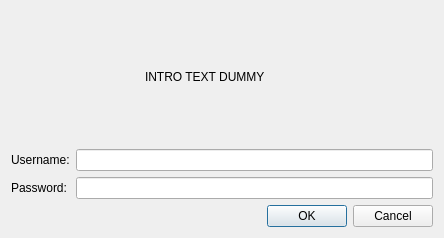
<?xml version="1.0" encoding="UTF-8"?>
<ui version="4.0">
 <class>PasswordDialog</class>
 <widget class="QDialog" name="PasswordDialog">
  <property name="geometry">
   <rect>
    <x>0</x>
    <y>0</y>
    <width>444</width>
    <height>238</height>
   </rect>
  </property>
  <property name="windowTitle">
   <string>Authentication Required</string>
  </property>
  <layout class="QGridLayout" name="gridLayout">
   <item row="0" column="0" colspan="2">
    <layout class="QHBoxLayout">
     <item>
      <widget class="QLabel" name="iconlbl">
       <property name="minimumSize">
        <size>
         <width>128</width>
         <height>128</height>
        </size>
       </property>
       <property name="text">
        <string/>
       </property>
       <property name="pixmap">
        <pixmap resource="data/data.qrc">:/dialog-passwd.png</pixmap>
       </property>
      </widget>
     </item>
     <item>
      <widget class="QLabel" name="introLabel">
       <property name="sizePolicy">
        <sizepolicy hsizetype="MinimumExpanding" vsizetype="MinimumExpanding">
         <horstretch>0</horstretch>
         <verstretch>0</verstretch>
        </sizepolicy>
       </property>
       <property name="text">
        <string>INTRO TEXT DUMMY</string>
       </property>
      </widget>
     </item>
    </layout>
   </item>
   <item row="1" column="0">
    <widget class="QLabel" name="label">
     <property name="text">
      <string>Username:</string>
     </property>
    </widget>
   </item>
   <item row="1" column="1">
    <widget class="QLineEdit" name="userNameLineEdit"/>
   </item>
   <item row="2" column="0">
    <widget class="QLabel" name="lblPassword">
     <property name="text">
      <string>Password:</string>
     </property>
    </widget>
   </item>
   <item row="2" column="1">
    <widget class="QLineEdit" name="passwordLineEdit">
     <property name="echoMode">
      <enum>QLineEdit::Password</enum>
     </property>
    </widget>
   </item>
   <item row="3" column="0" colspan="2">
    <widget class="QDialogButtonBox" name="buttonBox">
     <property name="orientation">
      <enum>Qt::Horizontal</enum>
     </property>
     <property name="standardButtons">
      <set>QDialogButtonBox::Cancel|QDialogButtonBox::Ok</set>
     </property>
    </widget>
   </item>
  </layout>
 </widget>
 <resources>
  <include location="data/data.qrc"/>
 </resources>
 <connections>
  <connection>
   <sender>buttonBox</sender>
   <signal>accepted()</signal>
   <receiver>PasswordDialog</receiver>
   <slot>accept()</slot>
   <hints>
    <hint type="sourcelabel">
     <x>248</x>
     <y>254</y>
    </hint>
    <hint type="destinationlabel">
     <x>157</x>
     <y>274</y>
    </hint>
   </hints>
  </connection>
  <connection>
   <sender>buttonBox</sender>
   <signal>rejected()</signal>
   <receiver>PasswordDialog</receiver>
   <slot>reject()</slot>
   <hints>
    <hint type="sourcelabel">
     <x>316</x>
     <y>260</y>
    </hint>
    <hint type="destinationlabel">
     <x>286</x>
     <y>274</y>
    </hint>
   </hints>
  </connection>
 </connections>
</ui>
